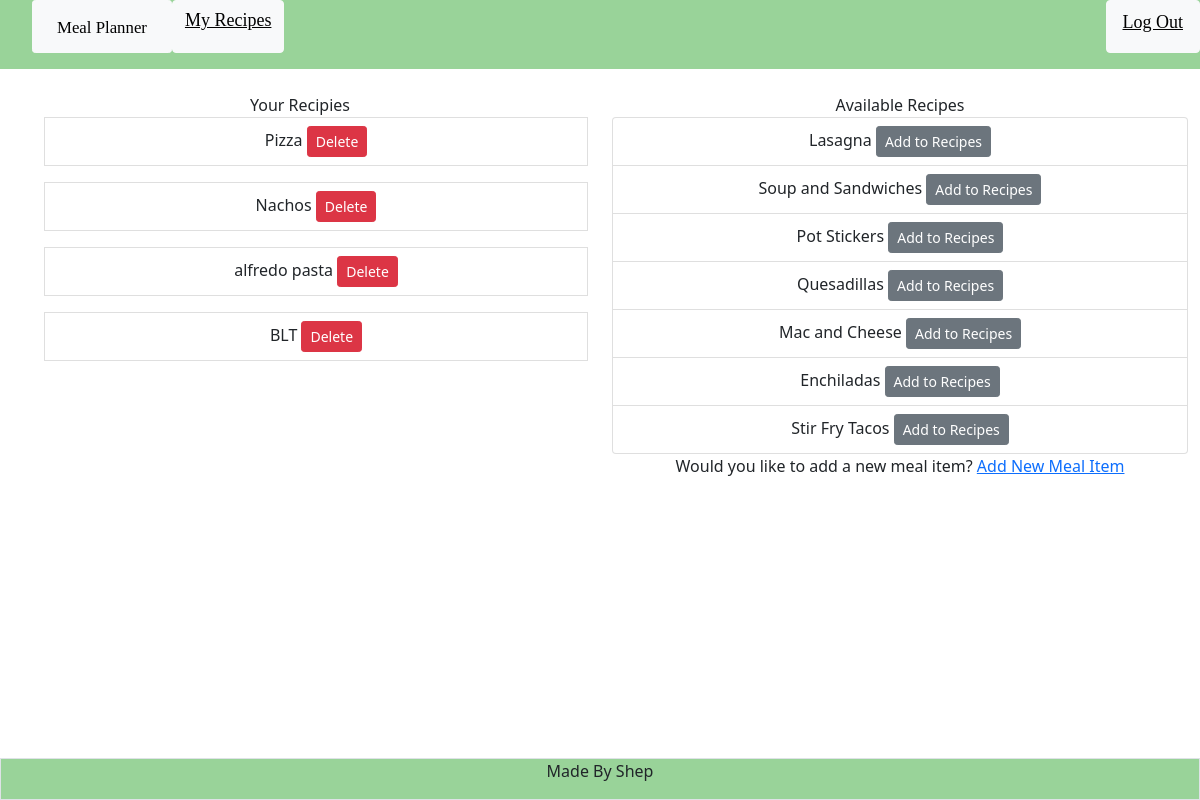
Screenshot of /show_meal (signed in) with the database file from the repository.
### tables this page shows
CREATE TABLE meal_items (meal_id INTEGER PRIMARY KEY AUTOINCREMENT, meal_name TEXT NOT NULL, is_easy BOOL);

### app.py (the view)
@app.route("/show_meal", methods =["GET"])
@login_required
def show_meal():
    db = get_db()
    res = db.cursor().execute("SELECT meal_name, meal_items.meal_id FROM meal_items JOIN cookbook ON meal_items.meal_id = cookbook.meal_id WHERE cookbook.person_id == (?)", [session['user_id']])
    user_meals = res.fetchall()
    print("the users' meals are...")
    print(user_meals)
    recipes = db.cursor().execute("SELECT meal_name, meal_id FROM meal_items")
    all_meals = recipes.fetchall()
    db.close()
    return render_template("/food.html", user_meals = user_meals, all_meals = all_meals)

### app.py (called while the page is built)
def login_required(f):
    @wraps(f)
    def decorated_function(*args, **kwargs):
        if session.get("user_id") is None:
            return redirect("/login")
        return f(*args, **kwargs)
    return decorated_function

### templates/food.html
{% extends "layout.html" %}
{% block main %}
<container class="container">
    <div class="row">
        <div class="col">
            <h8> Your Recipies</h8>
            {% if user_meals %}
            {% for meal in user_meals %}
            <ul class="list group">
                <li class="list-group-item list-group-item-action">{{ meal[0] }}
                    <button class="btn btn-danger btn-sm" onClick="delete_recipe(this.value, this.id)" name="delete_btn" type="button" id="{{ meal[1] }}" value =" {{ meal[0] }}"><a class="hidden_btn" href ="/show_meal">Delete</a></button>
                </li>
            </ul>
            {% endfor %}
            {% else %}
            <p>No Recipes Added</p>
            {% endif %}
        </div>
        <div class="col">
            <div>
                <h8>Available Recipes</h8>
                <ul class="list-group">
                    {% for meal in all_meals%}
                        {% if not meal in user_meals%}
                            <li class="list-group-item list-group-item-action"> {{ meal[0] }}
                            <button class="btn btn-secondary btn-sm" type="button" name="add_recipe_btn" id=" {{ meal[1] }}" value=" {{ meal[0] }}"
                                onClick="add_recipe(this.value, this.id)"><a class="hidden_btn" href ="/show_meal">Add to Recipes</a></button>
                            </li>
                        {% endif %}
                    {% endfor %}
                </ul>
            </div>
            <h8>Would you like to add a new meal item?</h8>
            <a href="/add_meal">Add New Meal Item</a>
        </div>
    </div>
</container>
{% endblock %}

### static/style.css (style rules this page uses)
body { min-height: 95vh; width: 100%; }
.hidden_btn { color: white; text-decoration: none; }

### rows the page displays
meal_items: meal_name "Pizza"
meal_items: meal_name "Nachos"
meal_items: meal_name "alfredo pasta"
meal_items: meal_name "BLT"
meal_items: meal_name "Lasagna"
meal_items: meal_name "Soup and Sandwiches"
meal_items: meal_name "Pot Stickers"
meal_items: meal_name "Quesadillas"
meal_items: meal_name "Mac and Cheese"
meal_items: meal_name "Enchiladas"
meal_items: meal_name "Stir Fry Tacos"
